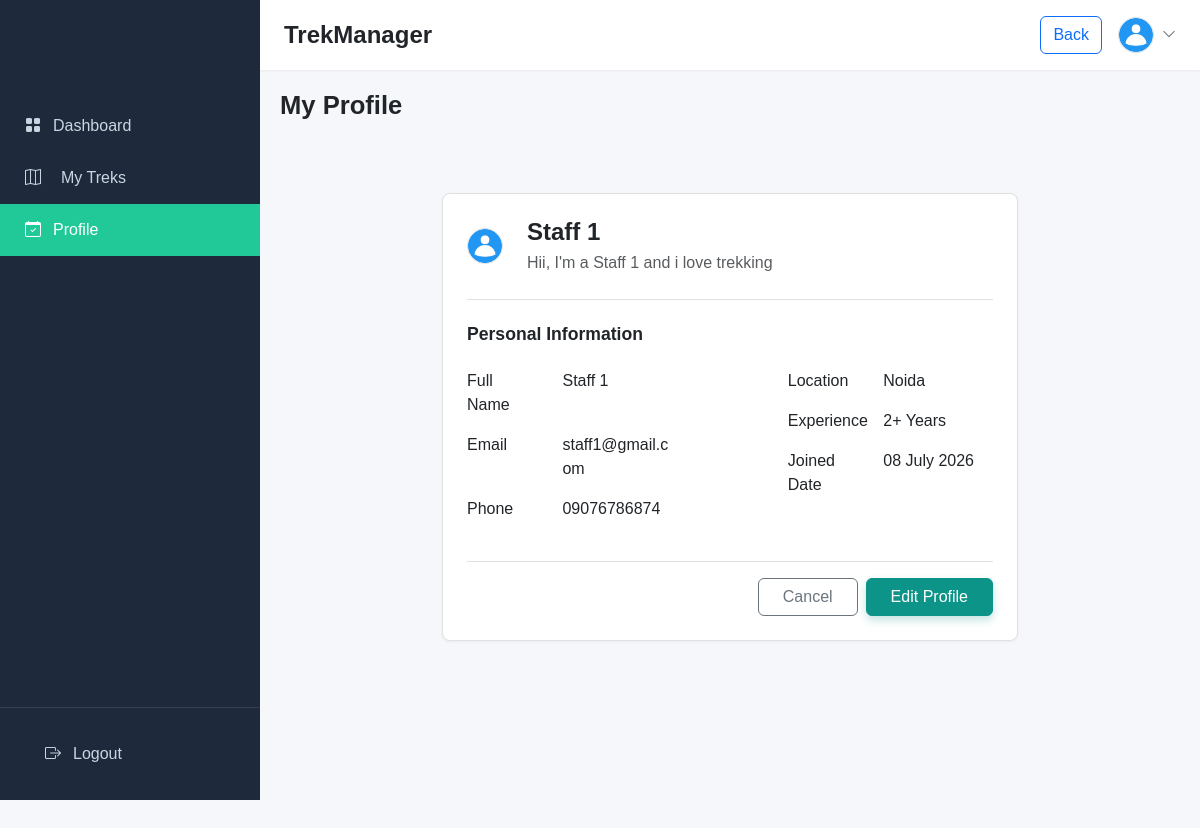
Page /staff_profile/1 on the committed database.
### application/models.py (models this page shows)
class User(db.Model):
    __tablename__ = "user"
    id = db.Column(db.Integer, primary_key=True)
    email = db.Column(db.String(), unique=True, nullable=False)
    password = db.Column(db.String(), nullable=False)
    fullname = db.Column(db.String(), nullable=False)
    role = db.Column(db.String(), nullable=False, default='trekker') #Admin, Staff, Trekker/user
    status = db.Column(db.String(), default='pending') #pending, approve or blacklist
    joined_date = db.Column(db.DateTime(), default = datetime.utcnow)
    bookings = db.relationship('Booking', backref = 'user', lazy = True, cascade = 'all, delete-orphan')

class Staff(db.Model):
    __tablename__ = "staff_profile"
    id = db.Column(db.Integer, primary_key = True)
    user_id = db.Column(db.Integer, db.ForeignKey('user.id'), unique = True, nullable = False)
    phone = db.Column(db.String(), nullable = False)
    about = db.Column(db.Text(), nullable = False)
    location = db.Column(db.String(), nullable = False)
    experience = db.Column(db.String(), nullable = False)
    user = db.relationship('User', backref=db.backref('staff_profile', uselist=False))
    assigned_trek = db.relationship('Trek', backref = 'staff_profile', lazy = True)

### application/auth.py (the view)
@auth_bp.route('/staff_profile/<int:staff_id>')
def staff_profile(staff_id):
    staff_profile = Staff.query.get(staff_id)
    if not staff_profile:
        return redirect(url_for('auth.login'))
    my_assigned_trek = Trek.query.filter_by(staff_id=staff_profile.id).all()
    return render_template('templates/staff/staff_profile.html', staff_profile=staff_profile, my_assigned_trek=my_assigned_trek)

### application/auth.py (called while the page is built)
def format_date(value):
    if value:
        return value.strftime("%d %B %Y")
    return ""

### templates/staff/staff_profile.html (shortened to what this page needs)
<!DOCTYPE html>
<html lang="en">
<head>
    <link href="https://cdn.jsdelivr.net/npm/bootstrap@5.3.3/dist/css/bootstrap.min.css" rel="stylesheet">
    <link href="https://cdn.jsdelivr.net/npm/bootstrap-icons@1.11.3/font/bootstrap-icons.css" rel="stylesheet">
    <link rel="stylesheet" href="/static/style.css">
</head>
<body>
<div class="wrapper">
    <aside class="sidebar">
        <ul class="nav-bar flex-column">
            <li class="nav-item">
                <a href="{{ url_for('auth.staff', staff_id=staff_profile.id) }}" class="nav-link">
                    <i class="bi bi-grid-fill"></i>
                    Dashboard
                </a>
            </li>
            <li class="nav-item">
                <a class="nav-link d-flex align-items-center" data-bs-toggle="collapse" href="#myTreksList" role="button" aria-expanded="false" aria-controls="myTreksList">
                    <i class="bi bi-map"></i>
                    <span class="ms-2">My Treks</span>
                </a>
            </li>
            <li class="nav-item">
                <a href="{{ url_for('auth.staff_profile', staff_id=staff_profile.id) }}" class="nav-link active">
                    <i class="bi bi-calendar-check"></i>
                    Profile
                </a>
            </li>
        </ul>
        <div class="logout">
            <a href="/" class="nav-link">
                <i class="bi bi-box-arrow-right"></i>
                Logout
            </a>
        </div>
    </aside>
    <main class="main-content">
        <header class="top-navbar">
            <div class="d-flex align-items-center gap-2">
                <h1 class="h4 mb-0 fw-bold d-none d-sm-block">TrekManager</h1>
            </div>
            <div class="d-flex align-items-center gap-3">
                <a href="{{ url_for('auth.staff', staff_id=staff_profile.id) }}">
                    <button type="button" class="btn btn-outline-primary">Back</button>
                </a>
                <div class="dropdown">
                    <a href="#" class="d-flex align-items-center gap-2 text-decoration-none text-dark" data-bs-toggle="dropdown">
                        <img src="/static/images/humanicon.png" alt="Admin" class="rounded-circle border border-primary-light" style="width: 36px; height: 36px; object-fit: cover;">
                        <i class="bi bi-chevron-down d-none d-sm-block text-muted small"></i>
                    </a>
                </div>
            </div>
        </header>
        <div class="content-body">
            <div style="margin-bottom: 30px;">
                <div class="row align-items-center">
                    <div class="col-md-8">
                        <h2 class="fw-bold mb-4 text-dark" style="font-size: 1.6rem;">My Profile</h2>
                    </div>
                </div>
                <div class="container py-5">
                <div class="row justify-content-center">
                    <div class="col-12 col-lg-9 col-xl-8">
                        <div class="card-bar p-4 bg-white mb-4">
                            <div class="d-flex align-items-center gap-4 mb-4 pb-4 border-bottom">
                                <div>
                                    <img src="/static/images/humanicon.png" alt="Admin" class="rounded-circle border border-primary-light" style="width: 36px; height: 36px; object-fit: cover;">
                                </div>
                                <div>
                                    <h4 class="fw-bold mb-1 text-dark">{{ staff_profile.user.fullname }}</h4>
                                    <p class="text-muted mb-0">{{ staff_profile.about }}</p>
                                </div>
                            </div>
                            <h5 class="fw-bold mb-4 text-dark" style="font-size: 1.1rem;">Personal Information</h5>
                            <div class="row g-4">
                                <div class="col-md-5">
                                    <div class="row mb-3 align-items-baseline">
                                        <div class="col-sm-5 info-label">Full Name</div>
                                        <div class="col-sm-7 info-value">{{ staff_profile.user.fullname }}</div>
                                    </div>
                                    <div class="row mb-3 align-items-baseline">
                                        <div class="col-sm-5 info-label">Email</div>
                                        <div class="col-sm-7 info-value text-break">{{ staff_profile.user.email }}</div>
                                    </div>
                                    <div class="row mb-3 align-items-baseline">
                                        <div class="col-sm-5 info-label">Phone</div>
                                        <div class="col-sm-7 info-value">{{ staff_profile.phone }}</div>
                                    </div>
                                </div>
                                <div class="col-md-2 d-none d-md-block"></div>
                                <div class="col-md-5">
                                    <div class="row mb-3 align-items-baseline">
                                        <div class="col-sm-5 info-label">Location</div>
                                        <div class="col-sm-7 info-value">{{ staff_profile.location }}</div>
                                    </div>
                                    <div class="row mb-3 align-items-baseline">
                                        <div class="col-sm-5 info-label">Experience</div>
                                        <div class="col-sm-7 info-value">{{ staff_profile.experience }}</div>
                                    </div>
                                    <div class="row mb-3 align-items-baseline">
                                        <div class="col-sm-5 info-label">Joined Date</div>
                                        <div class="col-sm-7 info-value">{{ staff_profile.user.joined_date|date }}</div>
                                    </div>
                                </div>
                            </div>
                            <div class="d-flex justify-content-end gap-2 mt-4 pt-3 border-top">
                                <button type="button" class="btn btn-outline-secondary px-4">Cancel</button>
                                <a href="{{ url_for('auth.staff_edit_profile' ,staff_id=staff_profile.id) }}"><button type="button" class="btn btn-primary px-4">Edit Profile</button></a>
                            </div>
                        </div>
                    </div>
                </div>
            </div>
            </div>
        </div>
    </main>
</body>
</html>

### static/style.css (style rules this page uses)
.btn-primary { background-color: #0d9488; border-color: #0d9488; box-shadow: 0 4px 8px rgba(13, 148, 136, 0.25); }
.wrapper { display:flex; min-height:100vh; }
.sidebar { width:260px; background:#1e293b; color:#fff; flex-shrink: 0; display:flex; position: sticky; flex-direction:column; justify-content:space-between; height: 100vh; z-index: 100; top: 0; }
.nav-bar { padding:100px 0; }
.nav-link { color:#cbd5e1; padding:14px 25px; display:flex; align-items:center; gap:12px; transition:.3s; font-size:16px; }
.nav-link.active { background:#20c997; color:#fff; }
.logout { padding:20px; border-top:1px solid rgba(255,255,255,.1); }
.main-content { flex-grow: 1; display: flex; flex-direction: column; background-color: var(--light-bg); min-height: 100vh; position: relative; padding-bottom: 70px; }
.top-navbar { background-color: #ffffff; border-bottom: 1px solid var(--border-color); padding: 1rem 1.5rem; display: flex; justify-content: space-between; align-items: center; position: sticky; top: 0; z-index: 90; box-shadow: 0 1px 3px rgba(0,0,0,0.05); }
.content-body { padding: 20px; margin-bottom: 0; flex-grow: 1; }

### templates/staff/staff_profile.html (style rules this page uses)
* { margin:0; padding:0; box-sizing:border-box; }
body { font-family:Arial, Helvetica, sans-serif; background:#f5f7fa; }
.card-bar { border: 1px solid #e0e0e0; border-radius: 8px; box-shadow: 0 1px 3px rgba(0,0,0,0.05); }

### rows in the picture
User: user.fullname "Staff 1", user.email "staff1@gmail.com", user.joined_date "08 July 2026"
Staff: about "Hii, I'm a Staff 1 and i love trekking", phone "09076786874", location "Noida", experience "2+ Years"
